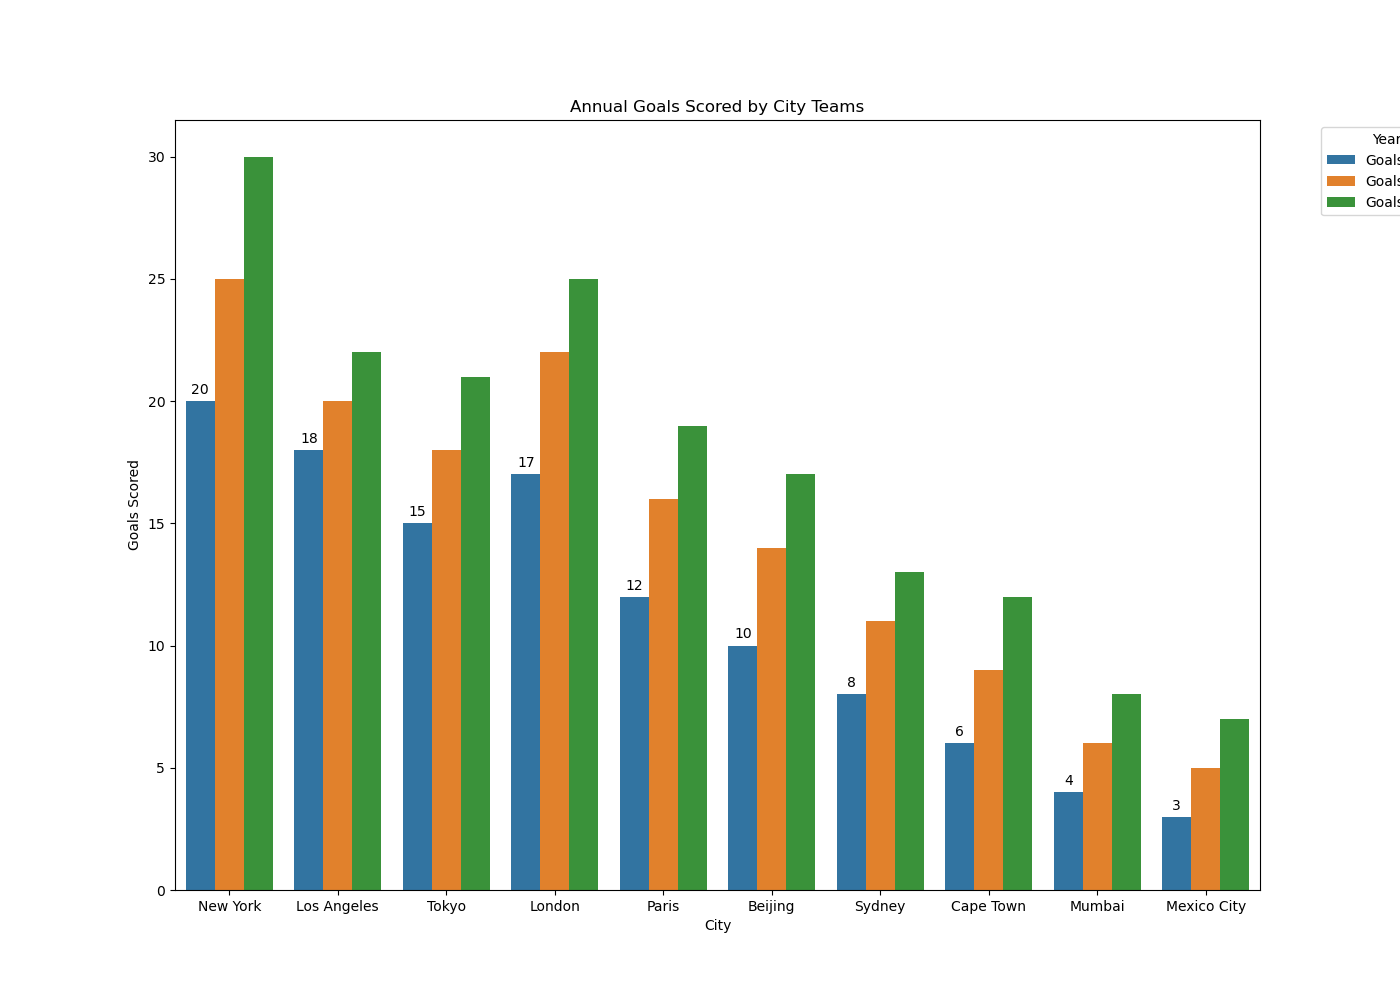

Recreate this plot in Python.

import seaborn as sns
import pandas as pd
import matplotlib.pyplot as plt

# Data
data = {
    'City': ['New York', 'Los Angeles', 'Tokyo', 'London', 'Paris', 'Beijing', 'Sydney', 'Cape Town', 'Mumbai', 'Mexico City'],
    'Goals_2021': [20, 18, 15, 17, 12, 10, 8, 6, 4, 3],
    'Goals_2022': [25, 20, 18, 22, 16, 14, 11, 9, 6, 5],
    'Goals_2023': [30, 22, 21, 25, 19, 17, 13, 12, 8, 7]
}

df = pd.DataFrame(data)

# Melting the dataset to have cities, years, and values in separate columns
df_melted = df.melt(id_vars=['City'], var_name='Year', value_name='GoalsScored')

# Seaborn plot
plt.figure(figsize=(14, 10))

# Vertical bar chart with customized colors and bar width
ax = sns.barplot(
    data=df_melted,
    x='City',
    y='GoalsScored',
    hue='Year',
    palette=['#1f77b4', '#ff7f0e', '#2ca02c'],
    dodge=True
)

ax.bar_label(ax.containers[0], padding=3)
plt.ylabel('Goals Scored')
plt.xlabel('City')
plt.title('Annual Goals Scored by City Teams')
plt.legend(title='Year', bbox_to_anchor=(1.05, 1), loc='upper left')

plt.show()
